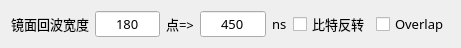
   <widget class="QWidget" name="layoutWidget">
    <property name="geometry">
     <rect>
      <x>450</x>
      <y>210</y>
      <width>461</width>
      <height>41</height>
     </rect>
    </property>
    <layout class="QVBoxLayout" name="verticalLayout_4">
     <item>
      <layout class="QHBoxLayout" name="horizontalLayout_21">
       <item>
        <widget class="QLabel" name="label_43">
         <property name="font">
          <font>
           <family>微软雅黑</family>
           <pointsize>10</pointsize>
          </font>
         </property>
         <property name="text">
          <string>镜面回波宽度</string>
         </property>
        </widget>
       </item>
       <item>
        <widget class="QLineEdit" name="lineEdit_MirrorLength">
         <property name="sizePolicy">
          <sizepolicy hsizetype="Preferred" vsizetype="Fixed">
           <horstretch>0</horstretch>
           <verstretch>0</verstretch>
          </sizepolicy>
         </property>
         <property name="font">
          <font>
           <family>微软雅黑</family>
           <pointsize>10</pointsize>
          </font>
         </property>
         <property name="text">
          <string>180</string>
         </property>
         <property name="alignment">
          <set>Qt::AlignCenter</set>
         </property>
        </widget>
       </item>
       <item>
        <widget class="QLabel" name="label_44">
         <property name="font">
          <font>
           <family>微软雅黑</family>
           <pointsize>10</pointsize>
          </font>
         </property>
         <property name="text">
          <string>点=&gt;</string>
         </property>
        </widget>
       </item>
       <item>
        <spacer name="horizontalSpacer_7">
         <property name="orientation">
          <enum>Qt::Horizontal</enum>
         </property>
         <property name="sizeHint" stdset="0">
          <size>
           <width>40</width>
           <height>20</height>
          </size>
         </property>
        </spacer>
       </item>
       <item>
        <widget class="QLineEdit" name="lineEdit_MirrorLength_ns">
         <property name="sizePolicy">
          <sizepolicy hsizetype="Preferred" vsizetype="Fixed">
           <horstretch>0</horstretch>
           <verstretch>0</verstretch>
          </sizepolicy>
         </property>
         <property name="font">
          <font>
           <family>微软雅黑</family>
           <pointsize>10</pointsize>
          </font>
         </property>
         <property name="text">
          <string>450</string>
         </property>
         <property name="alignment">
          <set>Qt::AlignCenter</set>
         </property>
         <property name="readOnly">
          <bool>true</bool>
         </property>
        </widget>
       </item>
       <item>
        <widget class="QLabel" name="label_45">
         <property name="font">
          <font>
           <family>微软雅黑</family>
           <pointsize>10</pointsize>
          </font>
         </property>
         <property name="text">
          <string>ns</string>
         </property>
        </widget>
       </item>
       <item>
        <spacer name="horizontalSpacer_5">
         <property name="orientation">
          <enum>Qt::Horizontal</enum>
         </property>
         <property name="sizeHint" stdset="0">
          <size>
           <width>40</width>
           <height>20</height>
          </size>
         </property>
        </spacer>
       </item>
       <item>
        <widget class="QCheckBox" name="checkBox_Order">
         <property name="font">
          <font>
           <family>Microsoft YaHei</family>
           <pointsize>10</pointsize>
          </font>
         </property>
         <property name="text">
          <string>比特反转</string>
         </property>
         <property name="checked">
          <bool>false</bool>
         </property>
        </widget>
       </item>
       <item>
        <widget class="QCheckBox" name="checkBox_Overlap">
         <property name="font">
          <font>
           <family>Microsoft YaHei</family>
           <pointsize>10</pointsize>
          </font>
         </property>
         <property name="text">
          <string>Overlap</string>
         </property>
         <property name="checked">
          <bool>false</bool>
         </property>
        </widget>
       </item>
      </layout>
     </item>
    </layout>
   </widget>
